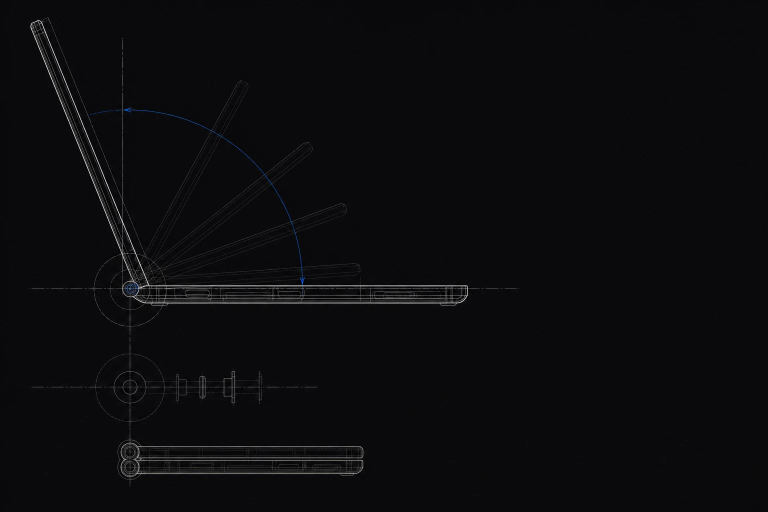
#> input picture assets/graphics/blueprint.webp, 1536 x 1024 px, given in place of IMG_7739.png, which was not available (shown at 1/2 size)
$ python build_index_assets.py
#> lines starting #> are read from the running program, lines starting #| are printed output that depends on the picture; pictures that were not available may be replaced by others from this repository, and a replacement may not be noted
#!/usr/bin/env python3
"""索引页素材：首屏主视觉 + 两个公司 logo。

首屏主视觉原图底色是 rgb(207,205,201)，比站内纸色 #EDEDEA 暗一档，直接放上去
会像贴了一块灰板。这里用分段 LUT 把「底色→纸色」，暗部保持不动，所以主体不会被
洗白；再切掉 2% 的暗角并做一圈羽化，边缘和纸张之间不留接缝。

（项目预览图那套样机卡片已按反馈撤掉，相关代码一并删了。）
"""
import os

from PIL import Image

ROOT = os.path.dirname(os.path.dirname(os.path.abspath(__file__)))
SRC = os.path.expanduser('~/Documents/所有的图')
PAPER = (237, 237, 234)
KNEE = 110                  # 这个亮度以下原样保留，避免主体被提亮


def lut_to(img, frm, to):
    """分段线性 LUT：暗部不动，把 frm 精确映到 to，亮部压回 255。"""
    tables = []
    for c in range(3):
        f, t = frm[c], to[c]
        row = []
        for x in range(256):
            if x <= KNEE:
                y = x
            elif x <= f:
                y = KNEE + (x - KNEE) * (t - KNEE) / max(1, f - KNEE)
            else:
                y = t + (x - f) * (255 - t) / max(1, 255 - f)
            row.append(max(0, min(255, int(round(y)))))
        tables.extend(row)
    return img.point(tables)


def border_colour(img, pad=10):
    """取四边一圈的中位色当作这张图的「纸底」。
    用中位数而不是均值——边缘常常压到主体或阴影，均值会被拉偏几个色阶，
    映射完就会留下一块比纸张亮一点的板子，肉眼看得出来。"""
    w, h = img.size
    strips = [img.crop((0, 0, w, pad)), img.crop((0, h - pad, w, h)),
              img.crop((0, 0, pad, h)), img.crop((w - pad, 0, w, h))]
    out = []
    for c in range(3):
        hist = [0] * 256
        for s in strips:
            for i, n in enumerate(s.getchannel(c).histogram()):
                hist[i] += n
        total = sum(hist)
        acc = 0
        for i, n in enumerate(hist):
            acc += n
            if acc >= total / 2:
                out.append(i)
                break
    return tuple(out)


def feather(img, px):
    """给四边做一圈线性透明羽化。
    主视觉原图带一点暗角，即使把中位底色精确映到纸色，最外面一两个像素还是会
    留下一道能看见的接缝。羽化成 RGBA 之后边界由浏览器混合，接缝就不存在了。"""
    from PIL import ImageDraw
    w, h = img.size
    mask = Image.new('L', (w, h), 255)
    d = ImageDraw.Draw(mask)
    for i in range(px):
        v = int(round(255 * i / px))
        d.rectangle([i, i, w - 1 - i, h - 1 - i], outline=v)
    out = img.convert('RGBA')
    out.putalpha(mask)
    return out


def build_hero():
    src = os.path.join(SRC, 'IMG_7739.png')
    out = os.path.join(ROOT, 'assets', 'graphics', 'hero-key.webp')
    im = Image.open(src).convert('RGB')
#> im is the input picture: PIL image 1536x1024 RGB; mean R, G, B 11.7, 11.7, 13.3
    pad = int(im.width * 0.02)                          # 原图四边有暗角，切掉 2%
#> pad = 30
    im = im.crop((pad, pad, im.width - pad, im.height - pad))
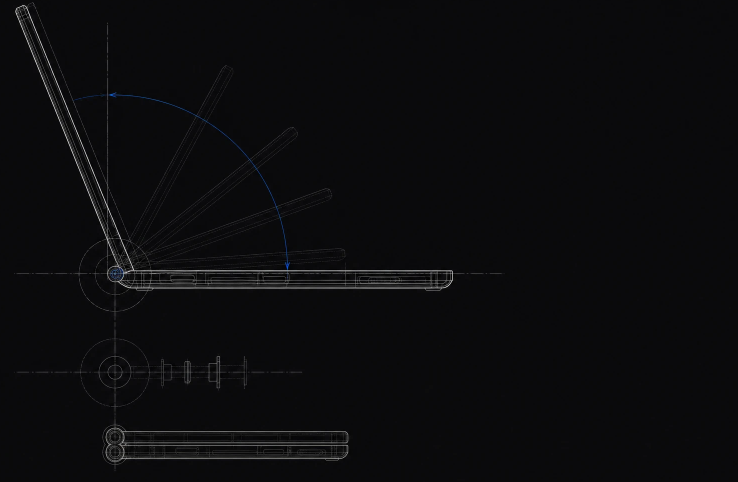
#> im: PIL image 1476x964 RGB (shown at 1/2 size); mean R, G, B 11.9, 11.9, 13.5
    im = lut_to(im, border_colour(im), PAPER)
    im = im.resize((2880, int(round(2880 * im.height / im.width))), Image.LANCZOS)
#> im: PIL image 2880x1881 RGB
    im = feather(im, 40)
#> in feather, `mask = Image.new('L', (w, h), 255)`: mask: PIL image 2880x1881 L; every value is 255
#> in feather, `out.putalpha(mask)`:
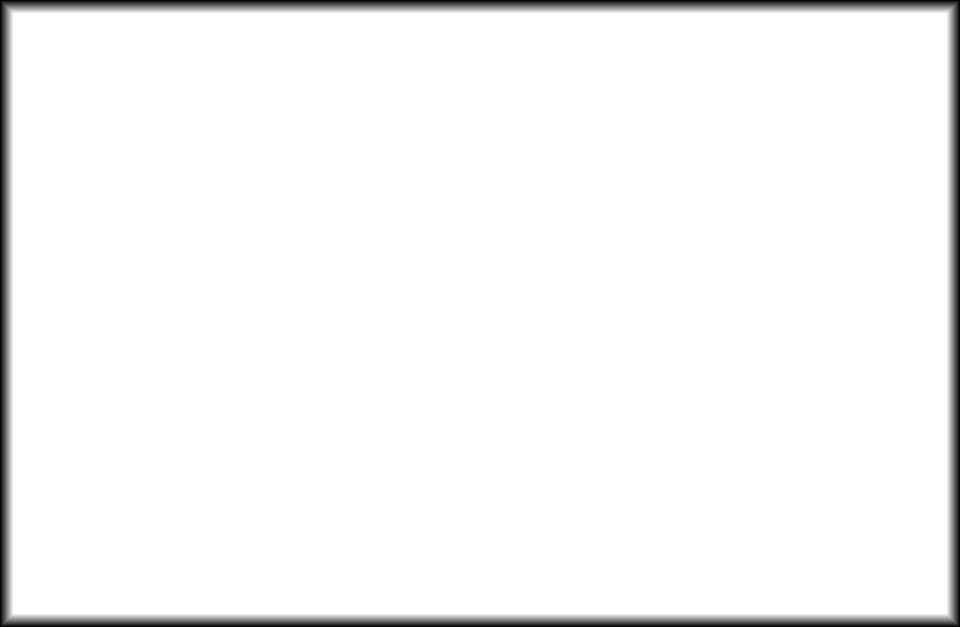
#> mask: PIL image 2880x1881 L (shown at 1/3 size); min 0, max 255, mean 245.9
#> in feather, `out.putalpha(mask)`:
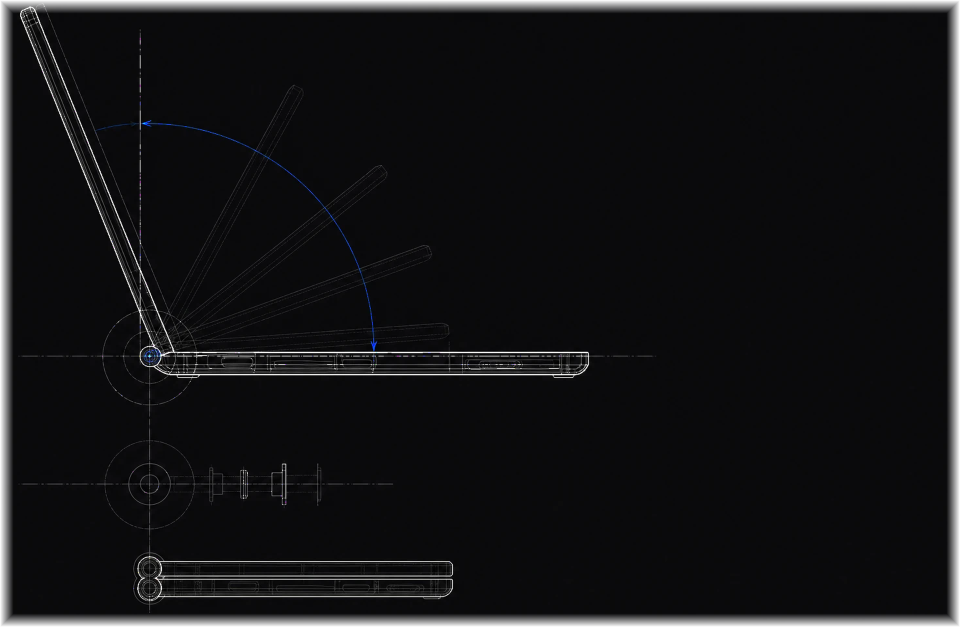
#> out: PIL image 2880x1881 RGBA (shown at 1/3 size); mean R, G, B, A 12.4, 12.4, 14, 245.9; transparent parts drawn white
    im.save(out, 'WEBP', quality=88, method=6)
    print('主视觉 %s  %dx%d  %.0f KB'
          % (os.path.basename(out), im.width, im.height, os.path.getsize(out) / 1024))
#| 主视觉 hero-key.webp  2880x1881  102 KB


def build_logos():
    """联想 / 百度 logo。用户自己文件里的原图，只做尺寸归一，不重绘。

    两张原图的留白量完全不同（Lenovo 是带红底的整块 lockup，百度是透明底、
    四周还留了一圈空白），按图片高度缩放就会一大一小。所以先各自裁到实心边界
    （alpha > 8），再统一缩到同一个高度——这样"看得见的那部分"才是等高的。"""
    src = os.path.join(SRC, '简历', '作品集')
    out_dir = os.path.join(ROOT, 'assets', 'logos')
    os.makedirs(out_dir, exist_ok=True)
    H = 96                                   # 48px 显示，二倍
    for name, rel in [('lenovo', 'Lenovo_idDXuX8rvi_0 1.png'),
                      ('baidu', 'Baidu 1.png')]:
        path = os.path.join(src, rel)
        if not os.path.exists(path):
            print('缺 logo %s' % rel)
            continue
        im = Image.open(path).convert('RGBA')
        alpha = im.getchannel('A').point(lambda v: 255 if v > 8 else 0)
        box = alpha.getbbox()
        if box:
            im = im.crop(box)
            alpha = alpha.crop(box)
        # 按"墨水重心"而不是外框中心对齐：百度的爪子高出字母一截，
        # 只按外框居中会让字母整体偏低，和旁边的公司名对不齐。
        rows = [sum(1 for x in range(0, im.width, 2) if alpha.getpixel((x, y)))
                for y in range(im.height)]
        total = sum(rows) or 1
        cy = sum(y * n for y, n in enumerate(rows)) / total
        pad = int(round(abs(im.height / 2 - cy) * 2))
        if pad:
            top = pad if cy > im.height / 2 else 0
            plate = Image.new('RGBA', (im.width, im.height + pad), (0, 0, 0, 0))
            plate.alpha_composite(im, (0, top))
            im = plate
        im = im.resize((max(1, round(im.width * H / im.height)), H), Image.LANCZOS)
        dst = os.path.join(out_dir, name + '.webp')
        im.save(dst, 'WEBP', quality=92, method=6)
        print('logo %-7s %dx%d（实心区等高）  %.1f KB'
              % (name, im.width, im.height, os.path.getsize(dst) / 1024))


if __name__ == '__main__':
    build_hero()
    build_logos()
